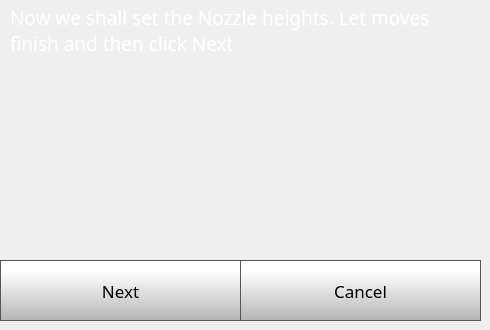
    <widget class="QWidget" name="nozzleHeightStep1Page">
     <widget class="QLabel" name="caliberateLabel_13">
      <property name="geometry">
       <rect>
        <x>10</x>
        <y>0</y>
        <width>471</width>
        <height>61</height>
       </rect>
      </property>
      <property name="font">
       <font>
        <family>Gotham</family>
        <pointsize>14</pointsize>
        <weight>50</weight>
        <bold>false</bold>
       </font>
      </property>
      <property name="styleSheet">
       <string notr="true">color: rgb(255, 255, 255);</string>
      </property>
      <property name="text">
       <string>Now we shall set the Nozzle heights. Let moves finish and then click Next</string>
      </property>
      <property name="wordWrap">
       <bool>true</bool>
      </property>
     </widget>
     <widget class="QPushButton" name="nozzleHeightStep1CancelButton">
      <property name="geometry">
       <rect>
        <x>240</x>
        <y>260</y>
        <width>241</width>
        <height>61</height>
       </rect>
      </property>
      <property name="font">
       <font>
        <family>Gotham</family>
        <pointsize>13</pointsize>
       </font>
      </property>
      <property name="styleSheet">
       <string notr="true">QPushButton {
     border: 1px solid rgb(87, 87, 87);
	background-color: qlineargradient(spread:pad, x1:0, y1:1, x2:0, y2:0.188, stop:0 rgba(180, 180, 180, 255), stop:1 rgba(255, 255, 255, 255));


}

QPushButton:pressed {
    background-color: qlineargradient(x1: 0, y1: 0, x2: 0, y2: 1,
                                      stop: 0 #dadbde, stop: 1 #f6f7fa);
}

QPushButton:flat {
    border: none; /* no border for a flat push button */
}

QPushButton:default {
    border-color: navy; /* make the default button prominent */
}

QPushButton:focus {
	outline: none;
}</string>
      </property>
      <property name="text">
       <string>Cancel</string>
      </property>
      <property name="iconSize">
       <size>
        <width>40</width>
        <height>40</height>
       </size>
      </property>
     </widget>
     <widget class="QPushButton" name="nozzleHeightStep1NextButton">
      <property name="geometry">
       <rect>
        <x>0</x>
        <y>260</y>
        <width>241</width>
        <height>61</height>
       </rect>
      </property>
      <property name="font">
       <font>
        <family>Gotham</family>
        <pointsize>13</pointsize>
       </font>
      </property>
      <property name="styleSheet">
       <string notr="true">QPushButton {
     border: 1px solid rgb(87, 87, 87);
	background-color: qlineargradient(spread:pad, x1:0, y1:1, x2:0, y2:0.188, stop:0 rgba(180, 180, 180, 255), stop:1 rgba(255, 255, 255, 255));


}

QPushButton:pressed {
    background-color: qlineargradient(x1: 0, y1: 0, x2: 0, y2: 1,
                                      stop: 0 #dadbde, stop: 1 #f6f7fa);
}

QPushButton:flat {
    border: none; /* no border for a flat push button */
}

QPushButton:default {
    border-color: navy; /* make the default button prominent */
}

QPushButton:focus {
	outline: none;
}</string>
      </property>
      <property name="text">
       <string>Next</string>
      </property>
      <property name="iconSize">
       <size>
        <width>40</width>
        <height>40</height>
       </size>
      </property>
     </widget>
    </widget>
